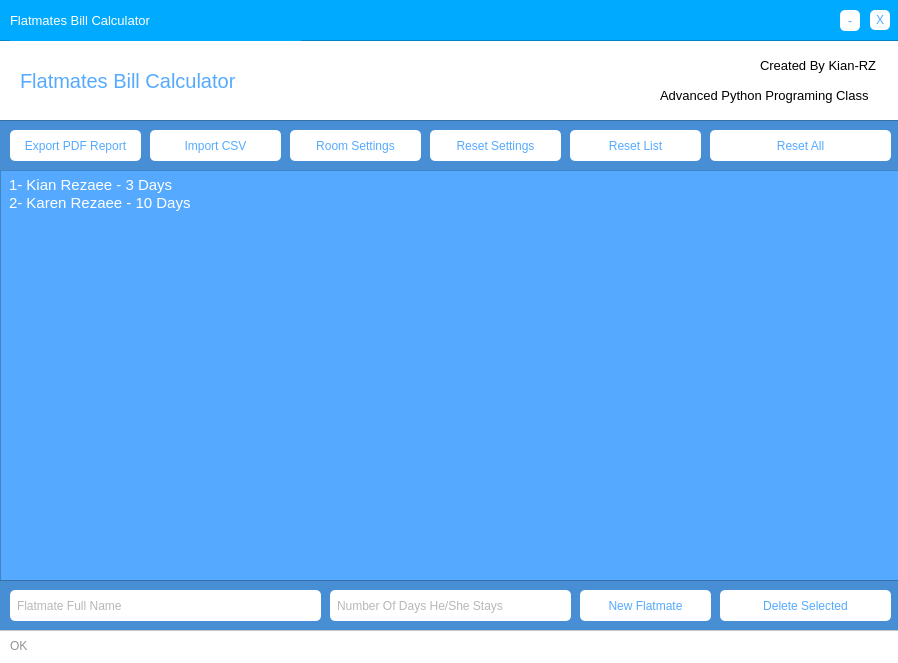
<?xml version="1.0" encoding="UTF-8"?>
<ui version="4.0">
 <class>MainWindow</class>
 <widget class="QMainWindow" name="MainWindow">
  <property name="geometry">
   <rect>
    <x>0</x>
    <y>0</y>
    <width>898</width>
    <height>663</height>
   </rect>
  </property>
  <property name="windowTitle">
   <string>Flatmates Bill Calculator</string>
  </property>
  <widget class="QWidget" name="centralwidget">
   <widget class="QFrame" name="frame">
    <property name="geometry">
     <rect>
      <x>-170</x>
      <y>-190</y>
      <width>1281</width>
      <height>991</height>
     </rect>
    </property>
    <property name="styleSheet">
     <string notr="true">background-color: rgb(85, 170, 255);</string>
    </property>
    <property name="frameShape">
     <enum>QFrame::StyledPanel</enum>
    </property>
    <property name="frameShadow">
     <enum>QFrame::Raised</enum>
    </property>
    <widget class="QFrame" name="frame_2">
     <property name="geometry">
      <rect>
       <x>80</x>
       <y>230</y>
       <width>1111</width>
       <height>81</height>
      </rect>
     </property>
     <property name="styleSheet">
      <string notr="true">background-color: rgb(255, 255, 255);</string>
     </property>
     <property name="frameShape">
      <enum>QFrame::StyledPanel</enum>
     </property>
     <property name="frameShadow">
      <enum>QFrame::Raised</enum>
     </property>
     <widget class="QLabel" name="label">
      <property name="geometry">
       <rect>
        <x>110</x>
        <y>0</y>
        <width>291</width>
        <height>81</height>
       </rect>
      </property>
      <property name="font">
       <font>
        <family>MS Sans Serif</family>
        <pointsize>15</pointsize>
       </font>
      </property>
      <property name="styleSheet">
       <string notr="true">color: rgb(85, 170, 255);</string>
      </property>
      <property name="text">
       <string>Flatmates Bill Calculator</string>
      </property>
     </widget>
     <widget class="QLabel" name="label_2">
      <property name="geometry">
       <rect>
        <x>850</x>
        <y>10</y>
        <width>121</width>
        <height>31</height>
       </rect>
      </property>
      <property name="font">
       <font>
        <family>MS Sans Serif</family>
        <pointsize>10</pointsize>
       </font>
      </property>
      <property name="styleSheet">
       <string notr="true">&lt;?xml version=&quot;1.0&quot; encoding=&quot;UTF-8&quot;?&gt;
&lt;ui version=&quot;4.0&quot;&gt;
 &lt;widget name=&quot;__qt_fake_top_level&quot;&gt;
  &lt;widget class=&quot;QLabel&quot; name=&quot;label&quot;&gt;
   &lt;property name=&quot;geometry&quot;&gt;
    &lt;rect&gt;
     &lt;x&gt;110&lt;/x&gt;
     &lt;y&gt;50&lt;/y&gt;
     &lt;width&gt;291&lt;/width&gt;
     &lt;height&gt;81&lt;/height&gt;
    &lt;/rect&gt;
   &lt;/property&gt;
   &lt;property name=&quot;font&quot;&gt;
    &lt;font&gt;
     &lt;family&gt;MS Sans Serif&lt;/family&gt;
     &lt;pointsize&gt;15&lt;/pointsize&gt;
    &lt;/font&gt;
   &lt;/property&gt;
   &lt;property name=&quot;styleSheet&quot;&gt;
    &lt;string notr=&quot;true&quot;&gt;color: rgb(85, 170, 255);&lt;/string&gt;
   &lt;/property&gt;
   &lt;property name=&quot;text&quot;&gt;
    &lt;string&gt;Flatmates Bill Calculator&lt;/string&gt;
   &lt;/property&gt;
  &lt;/widget&gt;
 &lt;/widget&gt;
 &lt;resources/&gt;
&lt;/ui&gt;
</string>
      </property>
      <property name="text">
       <string>Created By Kian-RZ</string>
      </property>
     </widget>
     <widget class="QLabel" name="label_3">
      <property name="geometry">
       <rect>
        <x>1000</x>
        <y>80</y>
        <width>131</width>
        <height>41</height>
       </rect>
      </property>
      <property name="font">
       <font>
        <family>MS Sans Serif</family>
        <pointsize>10</pointsize>
       </font>
      </property>
      <property name="styleSheet">
       <string notr="true">\</string>
      </property>
      <property name="text">
       <string>Created By Kian-RZ</string>
      </property>
     </widget>
     <widget class="QLabel" name="label_4">
      <property name="geometry">
       <rect>
        <x>750</x>
        <y>40</y>
        <width>221</width>
        <height>31</height>
       </rect>
      </property>
      <property name="font">
       <font>
        <family>MS Sans Serif</family>
        <pointsize>10</pointsize>
       </font>
      </property>
      <property name="styleSheet">
       <string notr="true">&lt;?xml version=&quot;1.0&quot; encoding=&quot;UTF-8&quot;?&gt;
&lt;ui version=&quot;4.0&quot;&gt;
 &lt;widget name=&quot;__qt_fake_top_level&quot;&gt;
  &lt;widget class=&quot;QLabel&quot; name=&quot;label&quot;&gt;
   &lt;property name=&quot;geometry&quot;&gt;
    &lt;rect&gt;
     &lt;x&gt;110&lt;/x&gt;
     &lt;y&gt;50&lt;/y&gt;
     &lt;width&gt;291&lt;/width&gt;
     &lt;height&gt;81&lt;/height&gt;
    &lt;/rect&gt;
   &lt;/property&gt;
   &lt;property name=&quot;font&quot;&gt;
    &lt;font&gt;
     &lt;family&gt;MS Sans Serif&lt;/family&gt;
     &lt;pointsize&gt;15&lt;/pointsize&gt;
    &lt;/font&gt;
   &lt;/property&gt;
   &lt;property name=&quot;styleSheet&quot;&gt;
    &lt;string notr=&quot;true&quot;&gt;color: rgb(85, 170, 255);&lt;/string&gt;
   &lt;/property&gt;
   &lt;property name=&quot;text&quot;&gt;
    &lt;string&gt;Flatmates Bill Calculator&lt;/string&gt;
   &lt;/property&gt;
  &lt;/widget&gt;
 &lt;/widget&gt;
 &lt;resources/&gt;
&lt;/ui&gt;
</string>
      </property>
      <property name="text">
       <string>Advanced Python Programing Class</string>
      </property>
     </widget>
    </widget>
    <widget class="QFrame" name="frame_3">
     <property name="geometry">
      <rect>
       <x>100</x>
       <y>310</y>
       <width>1031</width>
       <height>51</height>
      </rect>
     </property>
     <property name="styleSheet">
      <string notr="true">background-color: rgb(71, 142, 213);</string>
     </property>
     <property name="frameShape">
      <enum>QFrame::StyledPanel</enum>
     </property>
     <property name="frameShadow">
      <enum>QFrame::Raised</enum>
     </property>
     <widget class="QPushButton" name="pdf">
      <property name="geometry">
       <rect>
        <x>80</x>
        <y>10</y>
        <width>131</width>
        <height>31</height>
       </rect>
      </property>
      <property name="styleSheet">
       <string notr="true">background-color: rgb(255, 255, 255);
color: rgb(85, 170, 255);
border-radius: 5px;</string>
      </property>
      <property name="text">
       <string>Export PDF Report</string>
      </property>
     </widget>
     <widget class="QPushButton" name="csv">
      <property name="geometry">
       <rect>
        <x>220</x>
        <y>10</y>
        <width>131</width>
        <height>31</height>
       </rect>
      </property>
      <property name="styleSheet">
       <string notr="true">background-color: rgb(255, 255, 255);
color: rgb(85, 170, 255);
border-radius: 5px;</string>
      </property>
      <property name="text">
       <string>Import CSV</string>
      </property>
     </widget>
     <widget class="QPushButton" name="sett">
      <property name="geometry">
       <rect>
        <x>360</x>
        <y>10</y>
        <width>131</width>
        <height>31</height>
       </rect>
      </property>
      <property name="styleSheet">
       <string notr="true">background-color: rgb(255, 255, 255);
color: rgb(85, 170, 255);
border-radius: 5px;</string>
      </property>
      <property name="text">
       <string>Room Settings</string>
      </property>
     </widget>
     <widget class="QPushButton" name="rl">
      <property name="geometry">
       <rect>
        <x>640</x>
        <y>10</y>
        <width>131</width>
        <height>31</height>
       </rect>
      </property>
      <property name="styleSheet">
       <string notr="true">background-color: rgb(255, 255, 255);
color: rgb(85, 170, 255);
border-radius: 5px;</string>
      </property>
      <property name="text">
       <string>Reset List</string>
      </property>
     </widget>
     <widget class="QPushButton" name="rs">
      <property name="geometry">
       <rect>
        <x>500</x>
        <y>10</y>
        <width>131</width>
        <height>31</height>
       </rect>
      </property>
      <property name="styleSheet">
       <string notr="true">background-color: rgb(255, 255, 255);
color: rgb(85, 170, 255);
border-radius: 5px;</string>
      </property>
      <property name="text">
       <string>Reset Settings</string>
      </property>
     </widget>
     <widget class="QPushButton" name="rall">
      <property name="geometry">
       <rect>
        <x>780</x>
        <y>10</y>
        <width>181</width>
        <height>31</height>
       </rect>
      </property>
      <property name="styleSheet">
       <string notr="true">background-color: rgb(255, 255, 255);
color: rgb(85, 170, 255);
border-radius: 5px;</string>
      </property>
      <property name="text">
       <string>Reset All</string>
      </property>
     </widget>
    </widget>
    <widget class="QFrame" name="frame_4">
     <property name="geometry">
      <rect>
       <x>110</x>
       <y>150</y>
       <width>1031</width>
       <height>81</height>
      </rect>
     </property>
     <property name="styleSheet">
      <string notr="true">background-color: rgb(0, 170, 255);</string>
     </property>
     <property name="frameShape">
      <enum>QFrame::StyledPanel</enum>
     </property>
     <property name="frameShadow">
      <enum>QFrame::Raised</enum>
     </property>
     <widget class="QPushButton" name="close">
      <property name="geometry">
       <rect>
        <x>930</x>
        <y>50</y>
        <width>20</width>
        <height>20</height>
       </rect>
      </property>
      <property name="styleSheet">
       <string notr="true">background-color: rgb(255, 255, 255);
color: rgb(85, 170, 255);
border-radius: 5px;</string>
      </property>
      <property name="text">
       <string>X</string>
      </property>
     </widget>
     <widget class="QPushButton" name="minimize">
      <property name="geometry">
       <rect>
        <x>900</x>
        <y>50</y>
        <width>20</width>
        <height>21</height>
       </rect>
      </property>
      <property name="styleSheet">
       <string notr="true">background-color: rgb(255, 255, 255);
color: rgb(85, 170, 255);
border-radius: 5px;</string>
      </property>
      <property name="text">
       <string>-</string>
      </property>
     </widget>
     <widget class="QLabel" name="label_6">
      <property name="geometry">
       <rect>
        <x>70</x>
        <y>40</y>
        <width>291</width>
        <height>41</height>
       </rect>
      </property>
      <property name="font">
       <font>
        <family>MS Sans Serif</family>
        <pointsize>10</pointsize>
       </font>
      </property>
      <property name="styleSheet">
       <string notr="true">color: rgb(255, 255, 255);</string>
      </property>
      <property name="text">
       <string>Flatmates Bill Calculator</string>
      </property>
     </widget>
    </widget>
    <widget class="QListWidget" name="list">
     <property name="geometry">
      <rect>
       <x>170</x>
       <y>360</y>
       <width>901</width>
       <height>411</height>
      </rect>
     </property>
     <property name="font">
      <font>
       <pointsize>11</pointsize>
      </font>
     </property>
     <property name="styleSheet">
      <string notr="true">color: rgb(255, 255, 255);
padding: 5px;</string>
     </property>
     <property name="alternatingRowColors">
      <bool>false</bool>
     </property>
     <property name="movement">
      <enum>QListView::Static</enum>
     </property>
     <property name="isWrapping" stdset="0">
      <bool>false</bool>
     </property>
     <property name="spacing">
      <number>5</number>
     </property>
     <item>
      <property name="text">
       <string>1- Kian Rezaee - 3 Days</string>
      </property>
     </item>
     <item>
      <property name="text">
       <string>2- Karen Rezaee - 10 Days</string>
      </property>
     </item>
    </widget>
    <widget class="QFrame" name="frame_5">
     <property name="geometry">
      <rect>
       <x>100</x>
       <y>770</y>
       <width>1031</width>
       <height>51</height>
      </rect>
     </property>
     <property name="styleSheet">
      <string notr="true">background-color: rgb(71, 142, 213);</string>
     </property>
     <property name="frameShape">
      <enum>QFrame::StyledPanel</enum>
     </property>
     <property name="frameShadow">
      <enum>QFrame::Raised</enum>
     </property>
     <widget class="QPushButton" name="new_2">
      <property name="geometry">
       <rect>
        <x>650</x>
        <y>10</y>
        <width>131</width>
        <height>31</height>
       </rect>
      </property>
      <property name="styleSheet">
       <string notr="true">background-color: rgb(255, 255, 255);
color: rgb(85, 170, 255);
border-radius: 5px;</string>
      </property>
      <property name="text">
       <string>New Flatmate</string>
      </property>
     </widget>
     <widget class="QLineEdit" name="name">
      <property name="geometry">
       <rect>
        <x>80</x>
        <y>10</y>
        <width>311</width>
        <height>31</height>
       </rect>
      </property>
      <property name="styleSheet">
       <string notr="true">background-color: rgb(255, 255, 255);
border-radius: 5px;
padding: 5px;
color: rgb(111, 111, 111);</string>
      </property>
      <property name="placeholderText">
       <string>Flatmate Full Name</string>
      </property>
      <property name="clearButtonEnabled">
       <bool>true</bool>
      </property>
     </widget>
     <widget class="QLineEdit" name="day">
      <property name="geometry">
       <rect>
        <x>400</x>
        <y>10</y>
        <width>241</width>
        <height>31</height>
       </rect>
      </property>
      <property name="styleSheet">
       <string notr="true">background-color: rgb(255, 255, 255);
border-radius: 5px;
padding: 5px;
color: rgb(111, 111, 111);</string>
      </property>
      <property name="frame">
       <bool>true</bool>
      </property>
      <property name="echoMode">
       <enum>QLineEdit::Normal</enum>
      </property>
      <property name="placeholderText">
       <string>Number Of Days He/She Stays</string>
      </property>
      <property name="clearButtonEnabled">
       <bool>true</bool>
      </property>
     </widget>
     <widget class="QPushButton" name="delete_2">
      <property name="geometry">
       <rect>
        <x>790</x>
        <y>10</y>
        <width>171</width>
        <height>31</height>
       </rect>
      </property>
      <property name="styleSheet">
       <string notr="true">background-color: rgb(255, 255, 255);
color: rgb(85, 170, 255);
border-radius: 5px;</string>
      </property>
      <property name="text">
       <string>Delete Selected</string>
      </property>
     </widget>
    </widget>
    <widget class="QFrame" name="frame_6">
     <property name="geometry">
      <rect>
       <x>140</x>
       <y>820</y>
       <width>1031</width>
       <height>51</height>
      </rect>
     </property>
     <property name="styleSheet">
      <string notr="true">background-color: rgb(255, 255, 255);</string>
     </property>
     <property name="frameShape">
      <enum>QFrame::StyledPanel</enum>
     </property>
     <property name="frameShadow">
      <enum>QFrame::Raised</enum>
     </property>
     <widget class="QLabel" name="stat">
      <property name="geometry">
       <rect>
        <x>40</x>
        <y>5</y>
        <width>891</width>
        <height>21</height>
       </rect>
      </property>
      <property name="styleSheet">
       <string notr="true">color: rgb(147, 147, 147);</string>
      </property>
      <property name="text">
       <string>OK</string>
      </property>
     </widget>
    </widget>
   </widget>
  </widget>
 </widget>
 <resources/>
 <connections>
  <connection>
   <sender>close</sender>
   <signal>clicked()</signal>
   <receiver>MainWindow</receiver>
   <slot>close()</slot>
   <hints>
    <hint type="sourcelabel">
     <x>879</x>
     <y>19</y>
    </hint>
    <hint type="destinationlabel">
     <x>448</x>
     <y>331</y>
    </hint>
   </hints>
  </connection>
  <connection>
   <sender>minimize</sender>
   <signal>clicked()</signal>
   <receiver>MainWindow</receiver>
   <slot>showMinimized()</slot>
   <hints>
    <hint type="sourcelabel">
     <x>849</x>
     <y>20</y>
    </hint>
    <hint type="destinationlabel">
     <x>448</x>
     <y>331</y>
    </hint>
   </hints>
  </connection>
 </connections>
</ui>
